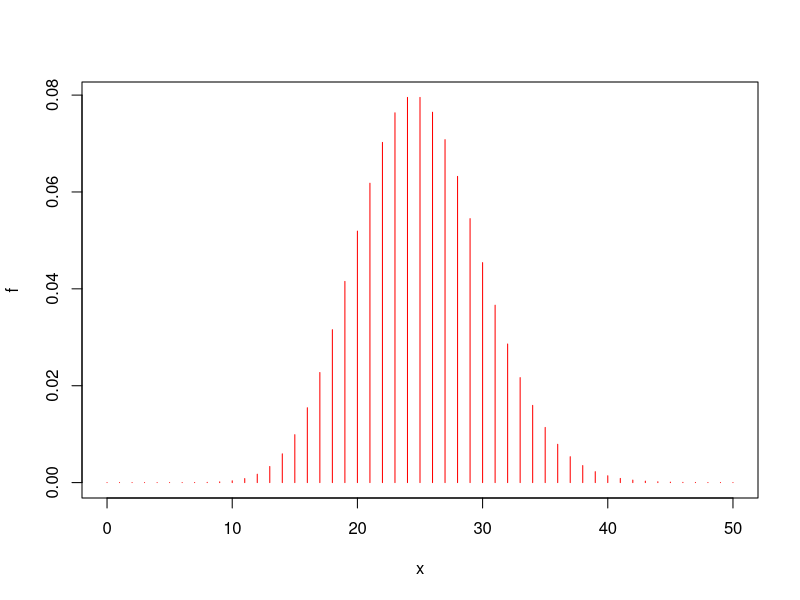
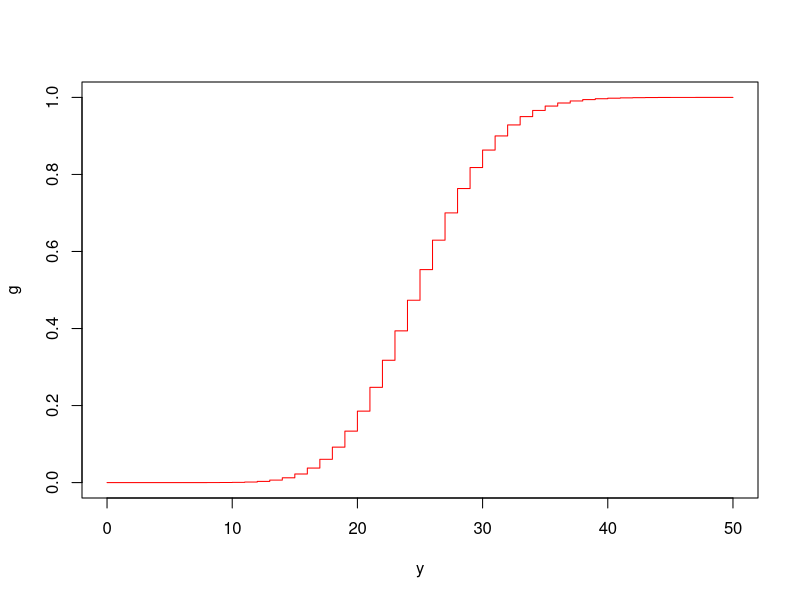
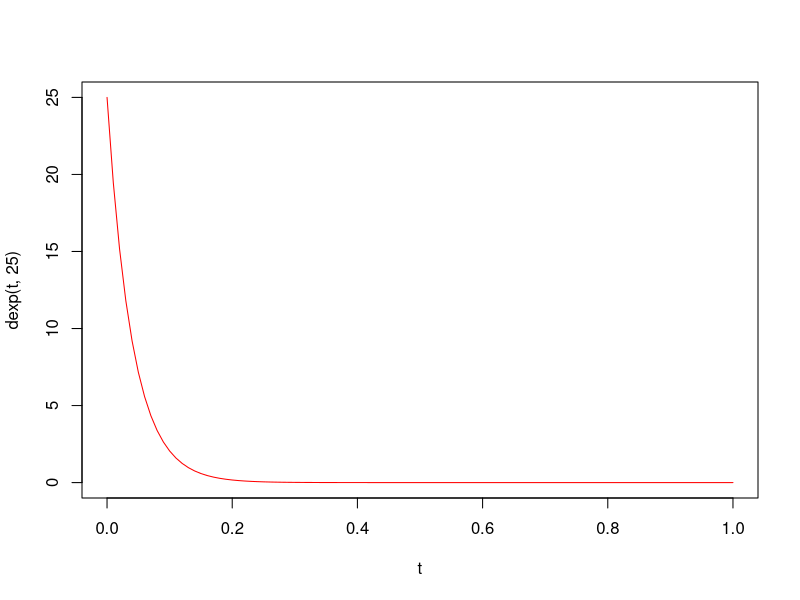
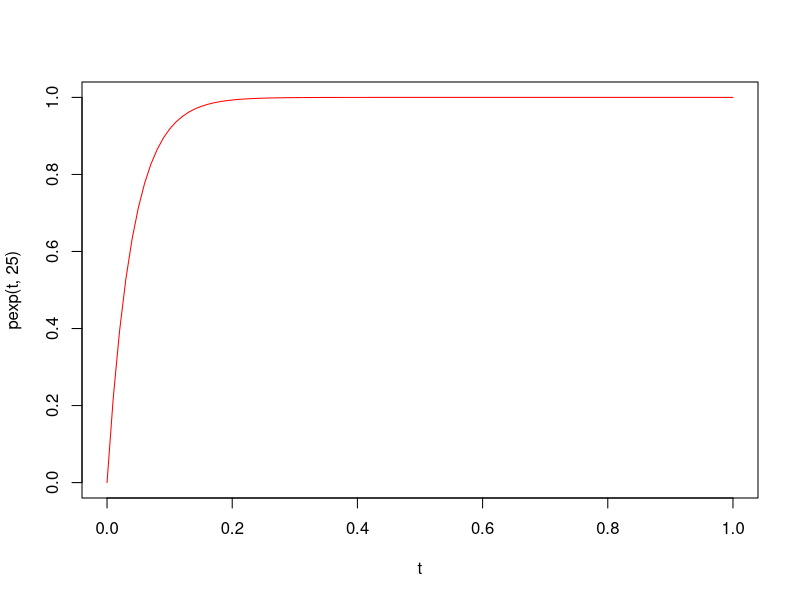

Source code (R) for these figures, in order:
#dbinom()
#pbinom()
#pnbinom()
#dnbinom()
#dpois() = f(x)
#ppois() = F(X)
#qpois() = F^(-1)
#dexp() 
#pexp()
#rexp() SIMULA TANTOS EXPERIMENTOS
#dnorm()
#pnorm()
#qnorm()

# Primero, miramos P(X=20), que sería la probabilidad de que tenga 20 llamadas
# en 1h (intervalo dado)

# para la Poisson, f(x)=P(X=x)=exp(-lambda)*lambda^x/x!, siendo 
# E(X)=lambda=25 EN UNA HORA, SI ME CAMBIAN EL INTERVALO TENGO QUE HACER 
# UNA REGLA DE 3 EN LAMBDA

# EL 25 ES PARA ESTA VARIABLE ALEATORIA, NO PARA LA VARIABLE QUE NOS PREGUNTAN
# EN LA PREGUNTA 1

p_X20 <- exp(-25)*(25^20)/factorial(20)
p_X20

dpois(20,25) # esto es p_X20 porque p_X20=f(20)

# graficamos f(x)

x <- 0:50
f <- dpois(x,25)
plot(x, f, type="h", col="red") # h para que sean chinchetas

# ahora, calcularemos la probabilidad de tener, como mucho, 
# 20 llamadas: P(X<=20)=F(20)

ppois(20,25)

# ahora, calcularemos la probabilidad de tener en 18 y 
# 22 llamadas: P(18<=X<=22)=F(22)-F(17), no 18 porque queremos incluir el 18
# en nuestra probabilidad

ppois(22,25)-ppois(17,25)

# graficamos F(x)

y <- 0:50
g <- ppois(x,25)
plot(y, g, type="s", col="red") # s para que sean escalones


qpois(0.5,25) # calculamos la mediana: F(X)=0,5 --> X=F^(-1)(0,5)
qpois(0.25,25) # primer cuartil



# PREGUNTA 1 

# la exponencial es la función de densidad que mide el tiempo de espera 
# entre dos eventos de Poisson, porque el tiempo es una variable contínua

# la función de densidad de la que hablamos es: f(t) = lambda*exp(-lambda*t), 
# siendo lambda la esperanza de la Poisson EN UN INTERVALO DE 1H, porque como 
# las unidades de la pregunta son horas, las lambda también ha de ser 1 de la 
# unidad que nos pidan, en este caso lambda de 1 hora.

# si nos dijesen en 1 día, hemos de multiplicar lambda por 24 para que nos de 
# la media de llamadas en 1 día

# la respuesta de esta pregunta es 0, porque es una variable continua y 
# le estamos preguntando el valor en su función de masa de probabilidad


# PREGUNTA 2

1-pexp(0.052, 25) # 1-F(0.052)

# graficamos función de densidad
t <- seq(0, 1, 0.01)
plot(t, dexp(t,25), type="l", col="red") # l porque es contínua

# graficamos función de distribución
plot(t, pexp(t,25), type="l", col="red")


# PREGUNTA 3

rexp(500000,25) # vector que del tiempo que tuve que esperar entre dos llamadas 
# al realizar 500000 experimentos, un valor del vector por cada experimento

mean(rexp(500000,25)) # cuando n tiende a infinito, 
# la media tiende a la esperanza, que la esperanza de una 
# exponencial es 1/lambda

